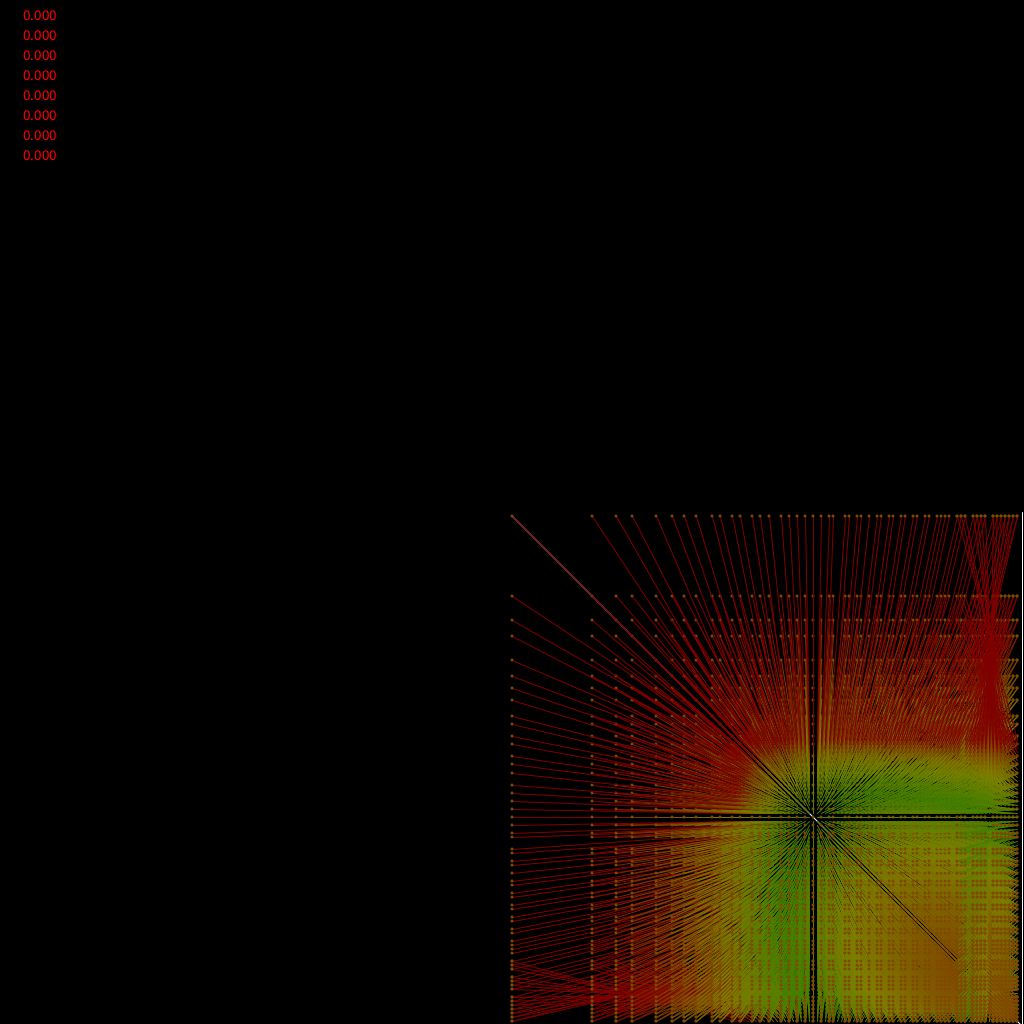
Frame 1 (no input)
Frame 60 (the mouse pressed at the canvas centre just before this capture): identical to frame 1, image omitted
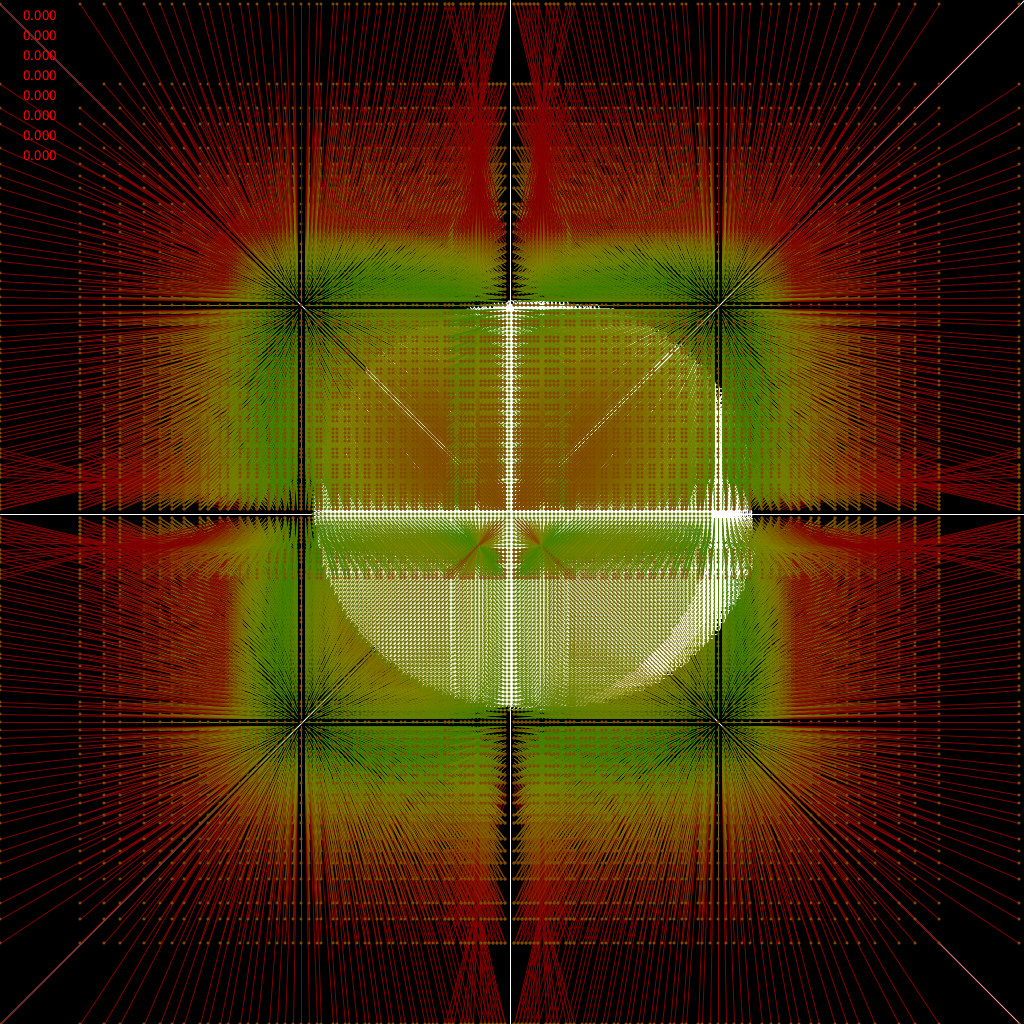
Frame 120 (the mouse held since frame 60 and released just before this capture)

The Processing sketch that drew these frames (run headless with seeded random() and noise(); from frame 60 on, the mouse is pressed at the canvas centre):

// Processing sketch: Local_visualizer
// ── Local_visualizer.pde
// Local calculations and plotter / visualizer. //<>//
// Sweeps through all 256x256 values and calculates different maps.
// Used to test and visualize different algorithems for ESS Maps, Notch Calibrations, Etc.

// MAPS:
// 1: Standard 256x256 plot.
// 2: Invert VC (ESS Map)
// 3: N64 scale transform
// 4: VC reachable values.
// 5: Notch Gravity
// 6: Notch Snapping

// My notches 
// NE 77,80
// NW -70,79
// SW -72,-76
// SE 78,-78

// Class that stores a coordinate point and useful information about that point including scaled coordinates for graphing, and text color
public class Coord {
  // signed -127 to 128
  private int X=0;
  private int Y=0;
  public float mag=0; // distance to origin
  
  public int scaledX=0; // scaled coord values for graphing porportional to window size and zoom level
  public int scaledY=0;
  //public float distFromDiag=0; // 1/2 the difference of abs x and abs y
  public int dotSize = 3;
  
  Coord(int inputX, int inputY) {
    this.setXY(inputX, inputY);
  } 
  
  public void setXY(int inputX, int inputY){
    X = inputX;
    Y = inputY;
    
    scaledX = int(map(X,-127,128,0,width*zoom));
    scaledY = int(map(Y,-127,128,height*zoom,0));
    
    mag = sqrt(pow(X,2) + pow(Y,2));
    //distFromDiag = abs(abs(X) - abs(Y))/2.0;
  }
  
  public void drawCoord(color inputColor){
    pushStyle();
    noStroke();
    fill(inputColor);
    ellipse(scaledX,scaledY,dotSize*(zoom+2)/3.0,dotSize*(zoom+2)/3.0);
    popStyle();
  }
  
  float distanceFrom(int inputX,int inputY) {
     return sqrt(pow(inputX-scaledX,2) + pow(inputY-scaledY,2));
  }
  
  float getMag() {
    return mag;
  }
  
  int getX() {
    return X;
  }
  
  int getY() {
    return Y;
  }
}

Coord workingCoord = new Coord(0,0);
float displayValues[] = new float[8];

int zoom = 1;

int lastx[] = {0,0};
int lasty[] = {0,0};

void setup()
{
  size(1024, 1024);        
  
  colorMode(HSB, 256, 100, 100);
  frameRate(10);
  
  background(0);
  noStroke();
  frameRate(120);
  textSize(15);

}

void draw()
{
  pushMatrix();
  translate(-mouseX*zoom+width/2,-mouseY*zoom+height/2);
  background(0);
  drawAxisLines();
  
// draw here~~~~~~~~~~~~~~~~~~~~~~~~~~~~~~~~~~~~~~~~~~~~~~~~~~~~~~~~
  drawVCVectorField();
  
  popMatrix();
  
  //setLocalDebugValue(graphs[0].getMag(),4);
  drawDebugValues();
}

void drawAxisLines(){  
  // white coordinates and diagonals
  pushStyle();
  stroke(0,0,120);
  strokeWeight(1);
  line((width-4)*zoom/2,0,(width-4)*zoom/2,height*zoom);
  line(0,(height+4)*zoom/2,width*zoom,(height+4)*zoom/2);
  line(0,4*zoom,width*zoom,(height+4)*zoom);
  line(width*zoom,0,0,height*zoom);

}

void lineFromTo(Coord inputFrom, Coord inputTo) {
  pushStyle();
  stroke(64-abs(inputFrom.mag-inputTo.mag)*2,100,50);
  noFill();
  line(inputFrom.scaledX, inputFrom.scaledY, inputTo.scaledX, inputTo.scaledY);
  popStyle();
}

void drawVCVectorField(){
  Coord VCcoord = new Coord(0,0);
  
  for (int yValue=-127; yValue<128;yValue+=1) {
    for (int xValue=-127; xValue<128;xValue+=1) {
      workingCoord.setXY(xValue,yValue);

      VCcoord.setXY(VCmapTransform(xValue),VCmapTransform(yValue));

      if ((VCmapTransform(xValue)!=0) && (VCmapTransform(yValue)!=0) && (workingCoord.distanceFrom(mouseX+mouseX*zoom-width/2, mouseY+mouseY*zoom-height/2) <= 2000*zoom)) {
        //workingCoord.drawCoord(color(50,100,50));
        lineFromTo(workingCoord,VCcoord);
        VCcoord.drawCoord(color(25,100,50));
      }
      
      if ((workingCoord.distanceFrom(mouseX+mouseX*zoom-width/2, mouseY+mouseY*zoom-height/2) <= 200*zoom)) {
        workingCoord.drawCoord(color(50,100,50));
        text("x" + workingCoord.getX() + " y" + workingCoord.getY(),workingCoord.scaledX,workingCoord.scaledY-3*zoom);
      }
      
    }  
  } 
}

public enum Operation {
    PLUS {
        public double calc(double a, double b) {
            return a + b;
        }
    },
    TIMES {
        public double calc(double a, double b) {
            return a * b;
        }
    };
     // 

     public abstract double calc(double a, double b);
}

public class VCtransform {
  VCtransform() {
    
  }
  
  void apply(){
   
  }
}

//void drawVectorField(function<int(int)> transform) {
//  Coord primary = new Coord(0,0);
//  Coord secondary = new Coord(0,0);
  
//  for (int yValue=-127; yValue<128;yValue+=1) {
//    for (int xValue=-127; xValue<128;xValue+=1) {
//      primary.setXY(xValue,yValue);

//      secondary.setXY(VCmapTransform(xValue),VCmapTransform(yValue));

//      if ((VCmapTransform(xValue)!=0) && (VCmapTransform(yValue)!=0) && (primary.distanceFrom(mouseX+mouseX*zoom-width/2, mouseY+mouseY*zoom-height/2) <= 20*zoom)) {
//        //primary.drawCoord(color(50,100,50));
//        lineFromTo(primary,VCcoord);
//        secondary.drawCoord(color(25,100,50));
//      }
      
//      if ((primary.distanceFrom(mouseX+mouseX*zoom-width/2, mouseY+mouseY*zoom-height/2) <= 2*zoom)) {
//        primary.drawCoord(color(50,100,100));
//        text("x" + primary.getX() + " y" + primary.getY(),primary.scaledX,primary.scaledY-3*zoom);
//        secondary.drawCoord(color(25,100,100));
//        text("x" + secondary.getX() + " y" + secondary.getY(),secondary.scaledX,secondary.scaledY-3*zoom);
//      }
      
//    }  
//  } 
//}


void drawDebugValues() {
  pushStyle();
  noStroke();
  fill(#ff0000);
  for(int i=0; i<displayValues.length;i++) {
    text(displayValues[i],20,(1+i)*20);
  }
  popStyle();
}

void mouseWheel(MouseEvent event) {
  zoom -= event.getCount();
  zoom = constrain(zoom,1,40);
}

int VCmapTransform(int input) {
  int sign = constrain(int(input),-1,1);
  input = ((input * sign)-15)*sign; 
  float output = int(input * 127 / 56);
  output /= 127;
  output = 1 - sqrt(1 - abs(output));
  output *= 127;
  //output = constrain(output,0,127);
  output *= sign;
  

  return int(output);
}
